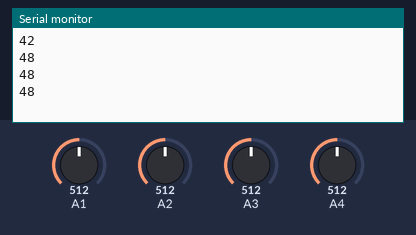
Simulated run of this sketch. Board: Arduino Uno, built with avr-gcc and run on an emulated ATmega328P. On the bench: the last lines printed to the serial monitor. The test bench sets the inputs (shaded band); at power-on: A4 = 512, A1 = 512, A2 = 512, A3 = 512.

Above: at 1.2 s.
1.3 s: A4 set to 716
At 1.75 s:
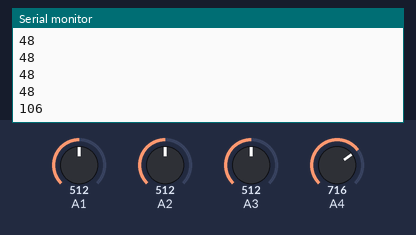
2.8 s: A4 set to 992
At 2.8 s:
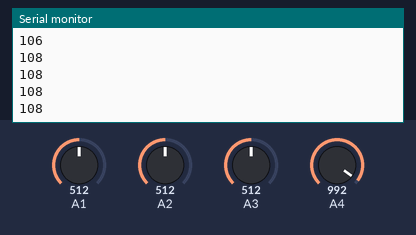
Timing chart, 0 to 5.8 s (numbered marks = the images above; inputs shaded):
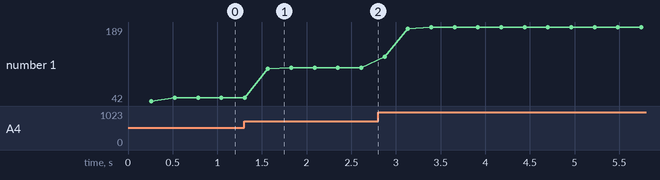

The sketch:

sketch_mar08b.ino
```cpp
int ft,fn,fm,fl;
int St[25],Sn[25],Sm[25],Sl[25];

int t,n,m,l;

void setup() {

  Serial.begin(9600);


}

void loop() {

  // put your main code here, to run repeatedly:

int i=0;

for(i=0;i<25;i++)
{
  St[i]=analogRead(A1);
  Sl[i]=analogRead(A4);
  Sn[i]=analogRead(A2);
  Sm[i]=analogRead(A3);

  delay(10);
  ft=ft+St[i];
  fn=fn+Sn[i];
  fm=fm+Sm[i];
  fl=fl+Sl[i];
}

ft=ft/25;
fn=fn/25;
fm=fm/25;
fl=fl/25;


t=map(ft,400,1100,50,180);
l=map(fl,360,1000,0,180);

//Serial.println(n);
Serial.println(l);


//Serial.println("not wroking");


}
```

Measured:
- after the input at 1.3 s, the serial monitor: prints a new line after 0.27 s (image 1)
- plotted number 1: 48 → 108 after the input at 1.3 s, 108 → 189 after the input at 2.8 s
